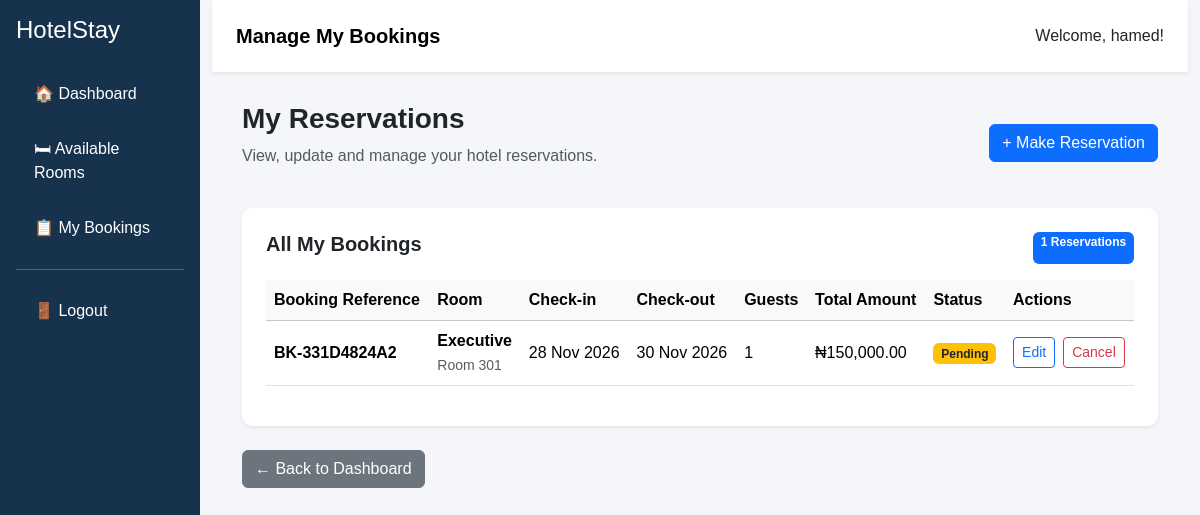
The app's page /manage-bookings (signed in) with its own data.
### app/database.py (models this page shows)
class User(UserMixin, db.Model):
    id = db.Column(db.Integer, primary_key=True)
    first_name = db.Column(db.String(100), nullable=False)
    last_name = db.Column(db.String(100), nullable=False)
    email = db.Column(db.String(120), unique=True, nullable=False)
    phone = db.Column(db.String(20), nullable=False)
    address = db.Column(db.Text)
    password = db.Column(db.String(255), nullable=False)
    created_at = db.Column(db.DateTime, default=datetime.utcnow)
    reservations = db.relationship('Reservation', back_populates='user', lazy=True)

class Reservation(db.Model):
    id = db.Column(db.Integer, primary_key=True)
    booking_reference = db.Column(db.String(30), unique=True, nullable=False, default=lambda: f"HTL-{uuid.uuid4().hex[:10].upper()}")
    user_id = db.Column(db.Integer, db.ForeignKey('user.id'), nullable=False)
    room_id = db.Column(db.Integer, db.ForeignKey('room.id'), nullable=False)
    check_in = db.Column(db.Date, nullable=False)
    check_out = db.Column(db.Date, nullable=False)
    number_of_guests = db.Column(db.Integer, nullable=False, default=1)
    total_amount = db.Column(Numeric(10, 2), nullable=False)
    status = db.Column(db.String(20), default='Pending', nullable=False)
    special_request = db.Column(db.Text)
    created_at = db.Column(db.DateTime, default=datetime.utcnow)
    user = db.relationship('User', back_populates='reservations')
    room = db.relationship('Room', back_populates='reservations')
    __table_args__ = (
        CheckConstraint('check_out > check_in', name='valid_reservation_dates'),
        CheckConstraint('number_of_guests > 0', name='valid_number_of_guests'),
        CheckConstraint('total_amount >= 0', name='valid_reservation_amount')
    )

class Room(db.Model):
    id = db.Column(db.Integer, primary_key=True)
    room_number = db.Column(db.String(20), unique=True, nullable=False)
    room_type = db.Column(db.String(50), nullable=False)
    description = db.Column(db.Text)
    price = db.Column(Numeric(10, 2), nullable=False)
    capacity = db.Column(db.Integer, nullable=False)
    bed_type = db.Column(db.String(50))
    facilities = db.Column(db.Text)
    image = db.Column(db.String(255))
    status = db.Column(db.String(20), default='Available', nullable=False)
    created_at = db.Column(db.DateTime, default=datetime.utcnow)
    reservations = db.relationship('Reservation', back_populates='room', lazy=True)
    __table_args__ = (
        CheckConstraint('price >= 0', name='valid_room_price'),
        CheckConstraint('capacity > 0', name='valid_room_capacity')
    )

### app/view.py (the view)
@app.route('/manage-bookings')
@login_required
def manage_bookings():
    reservations = Reservation.query.filter_by(
        user_id=current_user.id
    ).order_by(
        Reservation.created_at.desc()
    ).all()
    return render_template(
        'manage_bookings.html',
        user=current_user,
        reservations=reservations
    )

### app/database.py (called while the page is built)
@login_manager.user_loader
def load_user(user_id):
    return db.session.get(User, int(user_id))

### app/templates/manage_bookings.html (shortened to what this page needs)
<!DOCTYPE html>
<html lang="en">
<head>
    <link href="https://cdn.jsdelivr.net/npm/bootstrap@5.3.3/dist/css/bootstrap.min.css" rel="stylesheet">
</head>
<body>
<div class="container-fluid">
    <div class="row">
        <div class="col-md-2 sidebar p-3">
            <h4 class="text-white mb-4">HotelStay</h4>
            <a href="{{ url_for('dashboard') }}">🏠 Dashboard</a>
            <a href="{{ url_for('available_rooms') }}">🛏 Available Rooms</a>
            <a href="{{ url_for('manage_bookings') }}">📋 My Bookings</a>
            <hr class="text-white">
            <a href="{{ url_for('logout') }}">🚪 Logout</a>
        </div>
        <div class="col-md-10">
            <nav class="navbar bg-white shadow-sm px-4 py-3">
                <span class="navbar-brand fw-bold">
                    Manage My Bookings
                </span>
                <span>
                    Welcome, {{ user.first_name }}!
                </span>
            </nav>
            <div class="main-content">
                <div class="d-flex justify-content-between align-items-center mb-4">
                    <div>
                        <h3 class="fw-bold">My Reservations</h3>
                        <p class="text-muted">
                            View, update and manage your hotel reservations.
                        </p>
                    </div>
                    <a href="{{ url_for('available_rooms') }}"
                       class="btn btn-primary">
                        + Make Reservation
                    </a>
                </div>
                <div class="card dashboard-card shadow-sm">
                    <div class="card-body p-4">
                        <div class="d-flex justify-content-between mb-3">
                            <h5 class="fw-bold">All My Bookings</h5>
                            <span class="badge bg-primary">
                                {{ reservations|length }} Reservations
                            </span>
                        </div>
                        <div class="table-responsive">
                            <table class="table table-hover align-middle">
                                <thead class="table-light">
                                    <tr>
                                        <th>Booking Reference</th>
                                        <th>Room</th>
                                        <th>Check-in</th>
                                        <th>Check-out</th>
                                        <th>Guests</th>
                                        <th>Total Amount</th>
                                        <th>Status</th>
                                        <th>Actions</th>
                                    </tr>
                                </thead>
                                <tbody>
                                    {% for booking in reservations %}
                                    <tr>
                                        <td>
                                            <strong>
                                                {{ booking.booking_reference }}
                                            </strong>
                                        </td>
                                        <td>
                                            <strong>{{ booking.room.room_type }}</strong>
                                            <br>
                                            <small class="text-muted">
                                                Room {{ booking.room.room_number }}
                                            </small>
                                        </td>
                                        <td>
                                            {{ booking.check_in.strftime('%d %b %Y') }}
                                        </td>
                                        <td>
                                            {{ booking.check_out.strftime('%d %b %Y') }}
                                        </td>
                                        <td>
                                            {{ booking.number_of_guests }}
                                        </td>
                                        <td>
                                            ₦{{ "{:,.2f}".format(booking.total_amount) }}
                                        </td>
                                        <td>
                                            {% if booking.status == 'Confirmed' %}
                                                <span class="badge bg-success">
                                                    Confirmed
                                                </span>
                                            {% elif booking.status == 'Pending' %}
                                                <span class="badge bg-warning text-dark">
                                                    Pending
                                                </span>
                                            {% elif booking.status == 'Cancelled' %}
                                                <span class="badge bg-danger">
                                                    Cancelled
                                                </span>
                                            {% else %}
                                                <span class="badge bg-secondary">
                                                    {{ booking.status }}
                                                </span>
                                            {% endif %}
                                        </td>
                                        <td>
                                            <div class="d-flex gap-2">
                                                {% if booking.status != 'Cancelled' %}
                                                <a href="{{ url_for('edit_reservation', reservation_id=booking.id) }}"
                                                   class="btn btn-sm btn-outline-primary">
                                                    Edit
                                                </a>
                                                <form method="POST"
                                                      action="{{ url_for('delete_reservation', reservation_id=booking.id) }}"
                                                      onsubmit="return confirm('Are you sure you want to cancel and permanently delete this reservation?');">
                                                    <button type="submit"
                                                            class="btn btn-sm btn-outline-danger">
                                                        Cancel
                                                    </button>
                                                </form>
                                                {% else %}
                                                <span class="text-muted">
                                                    No actions
                                                </span>
                                                {% endif %}
                                            </div>
                                        </td>
                                    </tr>
                                    {% endfor %}
                                </tbody>
                            </table>
                        </div>
                    </div>
                </div>
                <div class="mt-4">
                    <a href="{{ url_for('dashboard') }}"
                       class="btn btn-secondary">
                        ← Back to Dashboard
                    </a>
                </div>
            </div>
        </div>
    </div>
</div>
</body>
</html>

### app/templates/manage_bookings.html (style rules this page uses)
body { background: #f4f6f9; font-family: Arial, sans-serif; }
.sidebar { min-height: 100vh; background: #17324d; }
.sidebar a { display: block; color: white; text-decoration: none; padding: 13px 18px; border-radius: 5px; margin-bottom: 5px; }
.main-content { padding: 30px; }
.dashboard-card { border: none; border-radius: 10px; }
.table th { white-space: nowrap; }
.table td { vertical-align: middle; }

### records on screen
User: first_name "hamed"
Reservation: booking_reference "BK-331D4824A2", room.room_type "Executive", room.room_number "301", check_in "28 Nov 2026", check_out "30 Nov 2026", number_of_guests "1", total_amount "150,000.00", status "Pending"

### other values on screen
{{ reservations|length }} "1"
